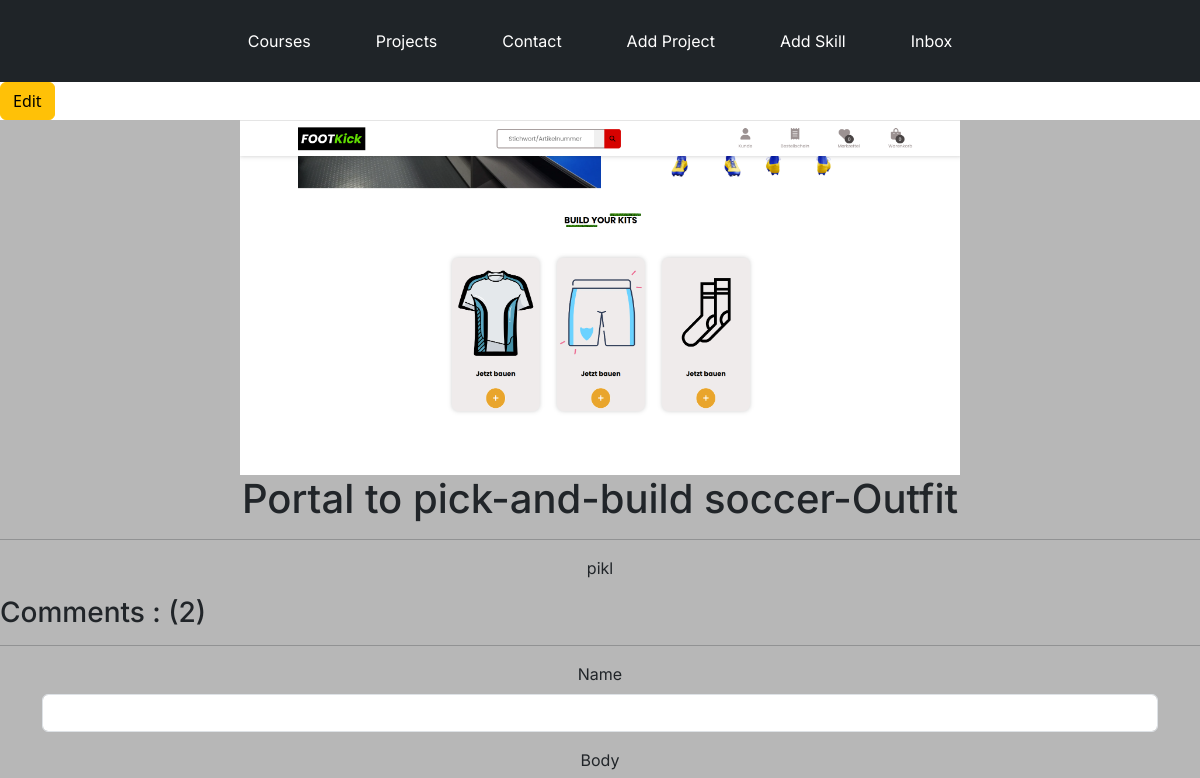
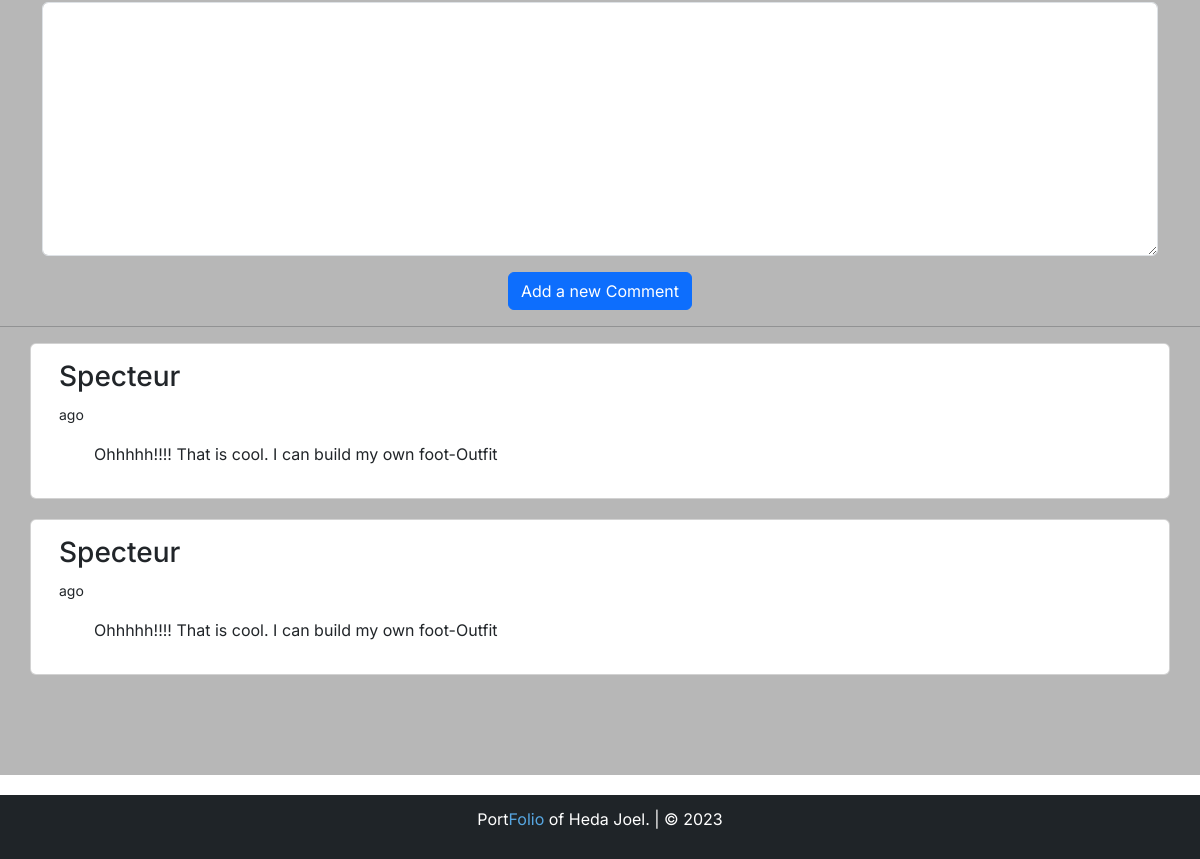
The page /project/ff435936-226b-4a7a-838a-0dfd425ab4b6/ on the database as committed earlier (2 pictures, top to bottom).
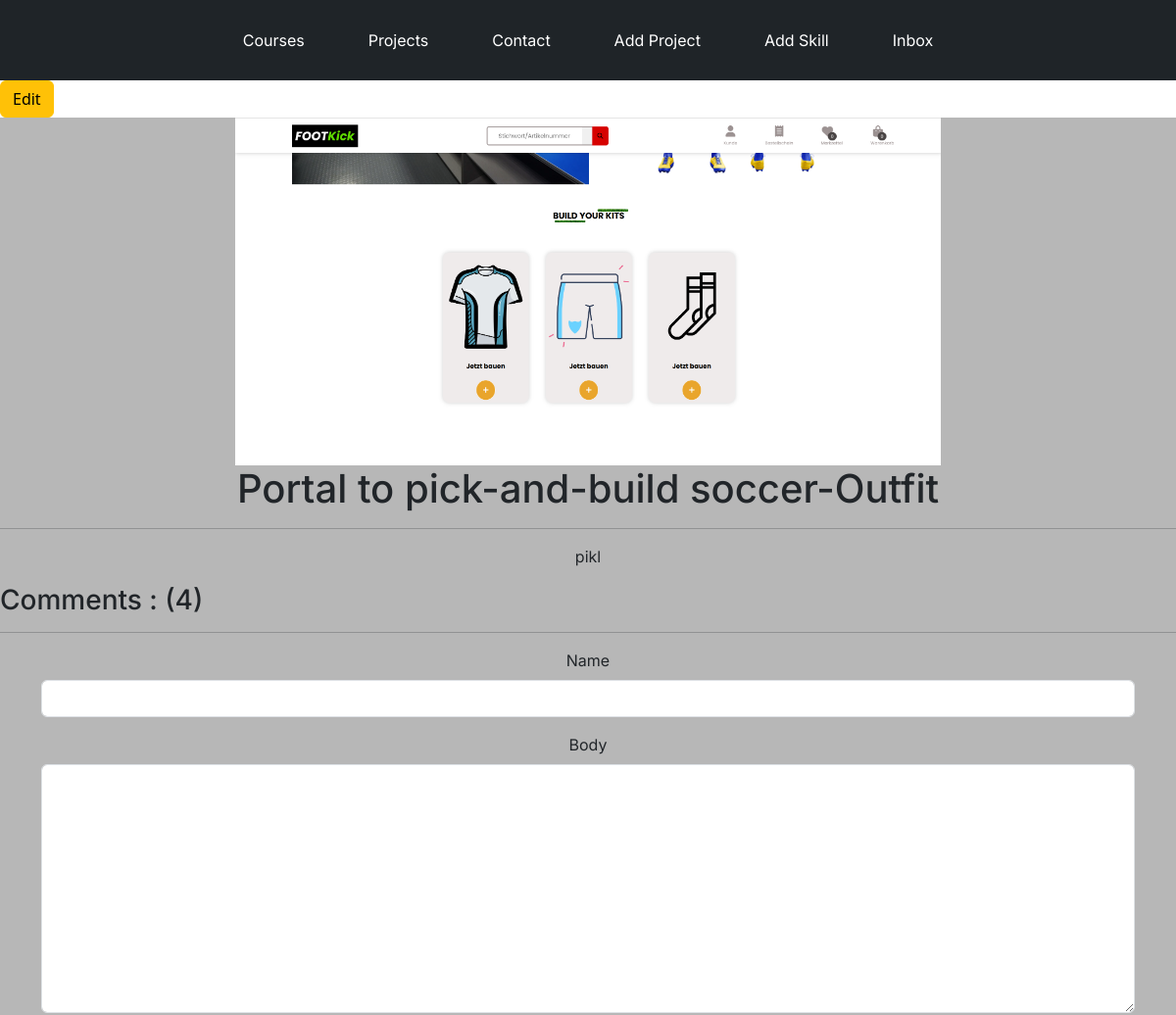
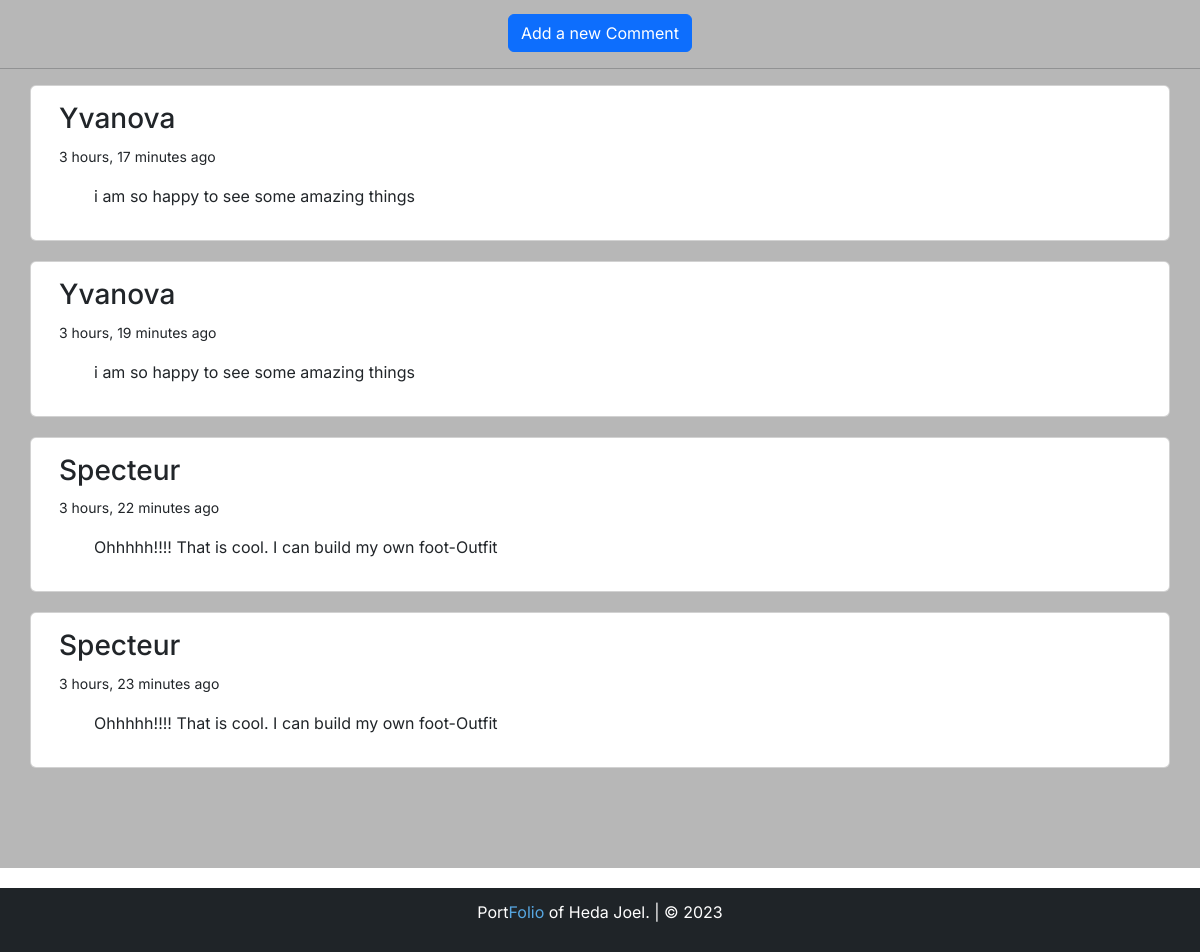
The same page on the database as committed later (2 pictures, top to bottom).
### base/models.py (models this page shows, shortened)
class Project(models.Model):
    title = models.CharField(max_length=200, null=True)
    thumbnail = models.ImageField(null=True)
    thumbnail2 = models.ImageField(null=True)
    body = RichTextUploadingField(null=True)
    slug = models.SlugField(null=True, blank=True)
    created = models.DateTimeField(auto_now_add=True)
    id = models.UUIDField(default=uuid.uuid4, unique=True, primary_key=True, editable=False)

class comment(models.Model):
    project = models.ForeignKey(Project, on_delete=models.CASCADE)
    name = models.CharField(max_length=200)
    body = models.TextField(null=True, blank=True)
    created = models.DateTimeField(auto_now_add=True)

### base/views.py (the view, shortened to what this page needs)
# urls.py: path('project/<str:pk>/', views.projectPage, name="project"),
def projectPage(request, pk):
    project = Project.objects.get(id=pk)
    count = project.comment_set.count()
    comments = project.comment_set.all().order_by('-created')
    form = commentForm()
    context = {'project': project, 'count': count, 'comments': comments, 'form': form}
    return render(request, 'base/project.html', context)

### base/form.py
class commentForm(ModelForm):
    class Meta:
        model = comment
        fields = '__all__'
        exclude = ['project']
    def __init__(self, *args, **kwargs):
        super(commentForm, self).__init__(*args, **kwargs)
        self.fields['name'].widget.attrs.update({'class': 'form-control'})
        self.fields['body'].widget.attrs.update({'class': 'form-control'})

### base/templates/base/project.html (shortened to what this page needs)
{% extends 'base/main.html' %}
{% load static %}
{% block content %}
            <a class="btn btn-warning" href="{% url 'edit-project' project.id %}">Edit</a>
    <div class="oneProject">
        <img src="{{  project.thumbnail.url }}" alt="{{ project.id }}">
        <h1>{{ project.title }}</h1>
        <hr>
        <p>{{ project.body| safe}}</p>
        <div class="comments-container">
            <h3 class="comment-count">Comments : ({{ count }})</h3>
            <hr>
            <div class="container">
                <form method="POST" enctype="multipart/form-data">
                    {% for field in form %}
                        <div class="mb-3">
                            <label for="aa" class="form-label">{{ field.label }}</label>
                            {{ field }}
                        </div>
                    {% endfor %}
                    <input class="btn btn-primary" type="submit" value="Add a new Comment">
                </form>
            </div>
            <hr>
            {% for comment in comments %}
                <div class=" container card my-t comment-card">
                    <div class="card-body">
                        <h3>{{ comment.name }}</h3>
                        <small>{{ comment.created| timesince }} ago</small>
                        <p class="my-3 comment-text">{{ comment.body }}</p>
                    </div>
                </div>
            {% endfor %}
        </div>
    </div>
{% endblock content %}

### base/templates/base/main.html (shortened to what this page needs)
<!DOCTYPE html>
{% load static %}
<html lang="en">
<head>
    <link rel="stylesheet" media="screen" href="{% static 'styles/style.css' %}">
    <link rel="stylesheet" href="https://cdn.jsdelivr.net/npm/bootstrap-icons@1.11.1/font/bootstrap-icons.css">
    <link href="https://cdn.jsdelivr.net/npm/bootstrap@5.3.1/dist/css/bootstrap.min.css" rel="stylesheet">
</head>
<body>
    {% include 'base/navbar.html' %}
    {% block content %}
    {% endblock content %}
    {% include 'base/footer.html' %}
</body>
</html>

### base/templates/base/navbar.html
    <section class="navigation-bar">
        <a class="nav-lin" href="{% url 'home' %}">Courses</a>
        <a class="nav-lin" href="{% url 'home' %}">Projects</a>
        <a class="nav-lin" href="{% url 'home' %}">Contact</a>
        {% if not request.user.is_authentificated %}
        <a class="nav-lin" href="{% url 'add-project' %}">Add Project</a>
        <a class="nav-lin" href="{% url 'add-skill' %}">Add Skill</a>
        <a class="nav-lin" href="{% url 'inbox' %}">Inbox</a>
        {% endif %}
    </section>

### base/templates/base/footer.html
<footer>
        <p>Port<span>Folio</span> of Heda Joel. | &copy; <span id="year"></span> </p>
</footer>

### static/styles/style.css (style rules this page uses)
* { font-family: Inter; }
body { background: #9a9999; }
.my-t { background-color: #FFFFFF; }
.navigation-bar { border: 1px solid #1F2428; background: #1F2428; padding: 28px; display: flex; justify-content: center; gap: 65px; }
.nav-lin { color: #fff; text-decoration: none; }
.textarea input,textarea { border: 2px solid #1F2428; }
.form-label { display: flex; flex-direction: column; }
.oneProject { align-items: center; text-align: center; background-color: #b7b7b7; padding-bottom: 80px; }
.oneProject img { width: 60%; height:40%; object-fit: cover; }
footer { margin-top: 20px; background-color: #1F2428; color: #fff; align-items: center; text-align: center; padding: 12px 0; }
footer span:nth-child(1) { color: #57A7E2; }
.comment-count { text-align: left; }
.comment-card { text-align: left; margin-bottom: 20px; }
.comment-text { margin-left: 35px; }

Rows that differ between the two databases and show on the page:
added comment: name "Yvanova", created "3 hours, 17 minutes", body "i am so happy to see some amazing things"
added comment: name "Yvanova", created "3 hours, 19 minutes", body "i am so happy to see some amazing things"
changed comment: created (not shown) → "3 hours, 22 minutes"
changed comment: created (not shown) → "3 hours, 23 minutes"
Other text that changed with them:
{{ count }}: "2" → "4"
